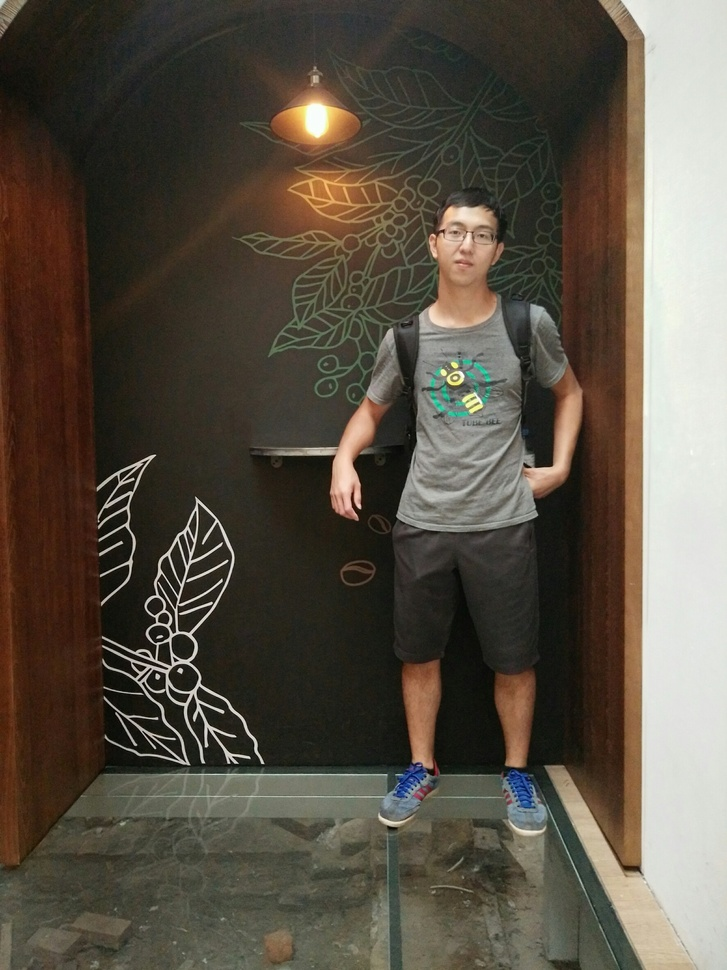
//> input picture hw3_Adaptive_Median_Filter/ori_img.jpg, 727 x 970 px, shrunk from 1773 x 2364 before the run
$ ./hw3   (built with g++ and OpenCV 4)
//> lines starting //> are read from the running program, lines starting //| are printed output that depends on the picture
#include <opencv2/opencv.hpp>
#include <random>
#include <ctime>
#include <iostream>
#include <algorithm>  // sort() 函式

using namespace std;
using namespace cv;

int main()
{
	//以灰階讀入圖片
	IplImage *img = cvLoadImage("ori_img.jpg", CV_LOAD_IMAGE_GRAYSCALE);
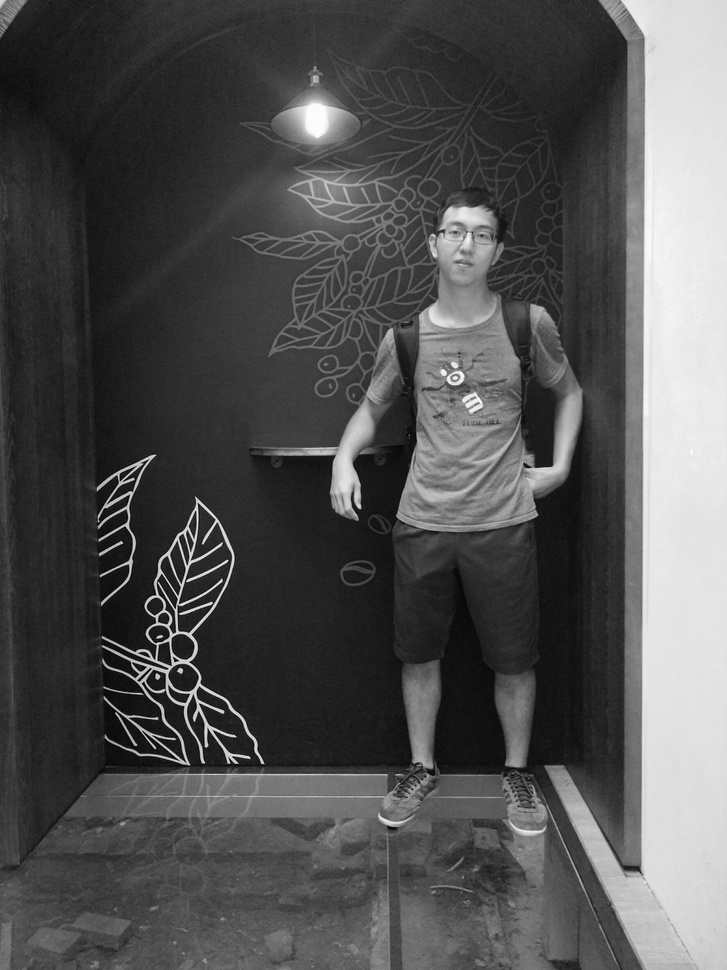
//> img: 970 rows x 727 cols, CV_8UC1; min 0, max 255, mean 82.1
	int height = cvGetDimSize(img, 0);
//> height = 970
	int width = cvGetDimSize(img, 1);
//> width = 727
	int pixel;

	cvSaveImage("img_gray.jpg", img);

	//製作雜訊圖
	IplImage *img_noise;
	CvSize img_noise_size = cvSize(width, height);
//> img_noise_size = Size(727, 970)
	img_noise = cvCreateImage(img_noise_size, IPL_DEPTH_8U, 1);
//> img_noise: 970 rows x 727 cols, CV_8UC1; every value is 0

	// 亂數產生器
	default_random_engine generator(time(NULL));
	// 亂數的機率分布
	uniform_real_distribution<float> unif(0.0, 1.0);

	//開始撒雜訊
	for (int y = 0; y<height; y++)
	{
		for (int x = 0; x<width; x++)
		{
			// 產生亂數
			float random_num = unif(generator);

			pixel = cvGet2D(img, y, x).val[0];

			if (random_num >0 && random_num <0.25) {
				//介於0~0.25  	像素值 = 0
				pixel = 0;
				cvSet2D(img_noise, y, x, CV_RGB(0, 0, pixel));
			}
			else if (random_num>0.25 && random_num<0.5) {

				//介於0.25~0.5  像素值 = 255
				pixel = 255;
				cvSet2D(img_noise, y, x, CV_RGB(0, 0, pixel));
			}
			else
				//介於0.5~1   	像素值保持不變
				cvSet2D(img_noise, y, x, CV_RGB(0, 0, pixel));

		}
	}

	cvSaveImage("img_noise.jpg", img_noise);
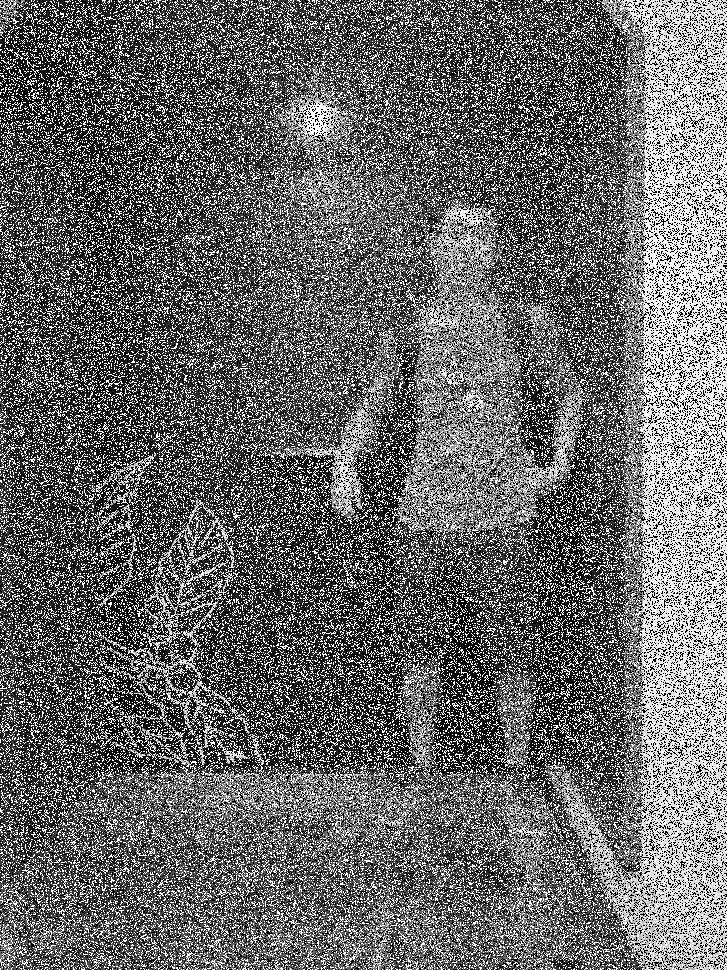
//> saved as img_noise.jpg: 970 rows x 727 cols, CV_8UC1; min 0, max 255, mean 104.8

	//去雜訊圖(Median Filter)
	IplImage *img_denoise_med;
	CvSize img_denoise_med_size = cvSize(width, height);
//> img_denoise_med_size = Size(727, 970)
	img_denoise_med = cvCreateImage(img_denoise_med_size, IPL_DEPTH_8U, 1);

	int mask[49] , med; //mask size is 7x7
	int temp = 0;
	int m, n;
	for (m = 3; m < height - 3; m++)	//起始要從 (3,3) 開始 ，止於 (m-3,n-3)， 因為 mask = 7 x 7 ，才不會超過座標平面的範圍
	{
		for (n = 3; n < width - 3; n++)
		{

			for (int a = -3; a <= 3; a++)
			{
				for (int b = -3; b <= 3; b++)
				{
					mask[temp] = cvGet2D(img_noise, m + a, n + b).val[0];  //把 img_noise 裡 3x3 windoow 讀入 mask_3
					temp++;
					if (a == 3 && b == 3)
						temp = 0;
				}
			}

			sort(mask, mask + 49); //sort( array_begin , array_end ): 由小到大排序

			med = mask[25]; 	// 中位數

			cvSet2D(img_denoise_med, m, n, CV_RGB(0, 0, med));  //med 當此位置的 pixel
		}
	}

	cvSaveImage("Denoise_med.jpg", img_denoise_med);
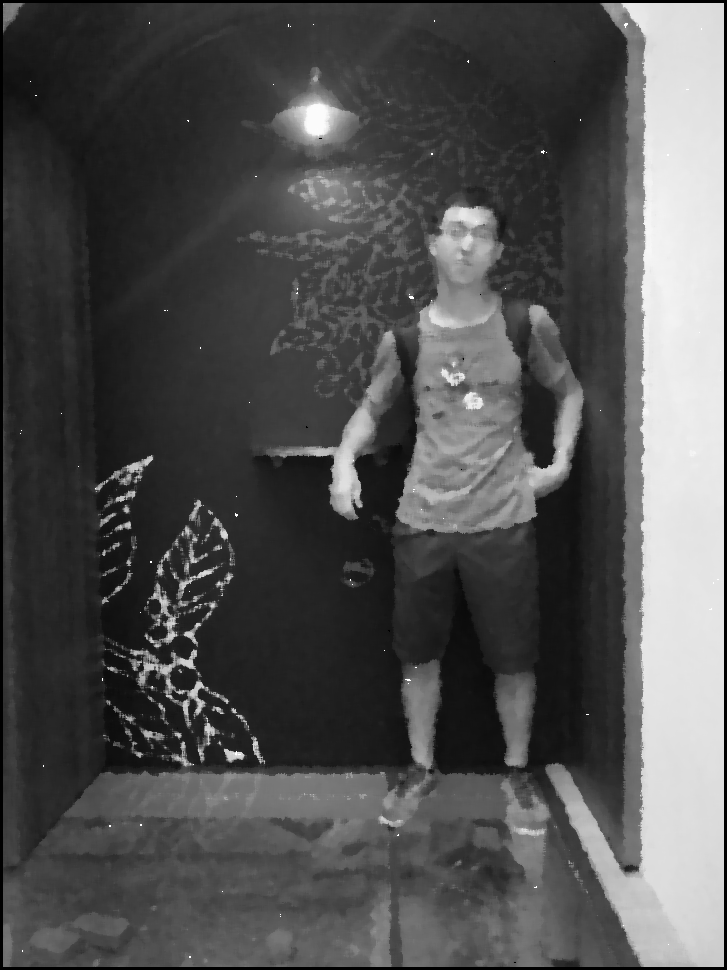
//> saved as Denoise_med.jpg: 970 rows x 727 cols, CV_8UC1; min 0, max 255, mean 80.6

	//去雜訊圖(Adaptive Median Filter)
	IplImage *img_denoise;
	CvSize img_denoise_size = cvSize(width, height);
//> img_denoise_size = Size(727, 970)
	img_denoise = cvCreateImage(img_denoise_size, IPL_DEPTH_8U, 1);

	//Adaptive Median Filter
	int mask_3[9], mask_5[25], mask_7[49]; // S_max = 7 x 7
	int z_med, z_min, z_max, z_xy;
	int A1, A2, B1, B2;
	int y, x;
	int temp1 = 0, temp2 = 0, temp3 = 0;

	for (y = 3; y < height - 3; y++)	//起始要從 (3,3) 開始 ，止於 (x-3,y-3)， 因為如果 mask 變成 7 x 7 ，才不會超過座標平面的範圍
	{
		for (x = 3; x < width - 3; x++)
		{
			z_xy = cvGet2D(img_noise, y, x).val[0]; // z_xy = img_noise 的像素值

			for (int a = -1; a <= 1; a++)      // -1 -1  1
			{									// -1  0  1
				for (int b = -1; b <= 1; b++)	// -1  1  1
				{
					mask_3[temp1] = cvGet2D(img_noise, y + a, x + b).val[0];  //把 img_noise 裡 3x3 windoow 讀入 mask_3
					temp1++;

					if (a == 1 && b == 1)
					{
						temp1 = 0;
					}

				}
			}

			sort(mask_3, mask_3 + 9); //sort( array_begin , array_end ): 由小到大排序

			z_min = mask_3[0];  // 第一個最小
			z_med = mask_3[5]; 	// 中位數
			z_max = mask_3[8];	// 最後一個最大

			A1 = z_med - z_min;
			A2 = z_med - z_max;

			if (A1 > 0 && A2 < 0) {

				//level B

				B1 = z_xy - z_min;
				B2 = z_xy - z_max;

				if (B1 > 0 && B2 < 0)
					cvSet2D(img_denoise, y, x, CV_RGB(0, 0, z_xy));  //z_xy is not noise
				else
					cvSet2D(img_denoise, y, x, CV_RGB(0, 0, z_med));	//z_xy is noise
			}
			else {
				//Increase the window size	5x5

				for (int a = -2; a <= 2; a++)
				{
					for (int b = -2; b <= 2; b++)
					{
						mask_5[temp2] = cvGet2D(img_noise, y + a, x + b).val[0];
						temp2++;

						if (a == 2 && b == 2)
						{
							temp2 = 0;
						}

					}
				}


				sort(mask_5, mask_5 + 25);

				z_min = mask_5[0];
				z_med = mask_5[13];
				z_max = mask_5[24];

				A1 = z_med - z_min;
				A2 = z_med - z_max;

				if (A1 > 0 && A2 < 0) {

					//level B

					B1 = z_xy - z_min;
					B2 = z_xy - z_max;

					if (B1 >0 && B2 < 0)
						cvSet2D(img_denoise, y, x, CV_RGB(0, 0, z_xy));
					else
						cvSet2D(img_denoise, y, x, CV_RGB(0, 0, z_med));
				}
				else {
					//Increase the window size	7x7

					for (int a = -3; a <= 3; a++)
					{
						for (int b = -3; b <= 3; b++)
						{
							mask_7[temp3] = cvGet2D(img_noise, y + a, x + b).val[0];
							temp3++;

							if (a == 3 && b == 3)
							{
								temp3 = 0;
							}
						}
					}

					sort(mask_7, mask_7 + 49);

					z_min = mask_7[0];
					z_med = mask_7[25];
					z_max = mask_7[48];

					A1 = z_med - z_min;
					A2 = z_med - z_max;

					if (A1 > 0 && A2 < 0) {

						//level B

						B1 = z_xy - z_min;
						B2 = z_xy - z_max;

						if (B1 > 0 && B2 < 0)
							cvSet2D(img_denoise, y, x, CV_RGB(0, 0, z_xy));
						else
							cvSet2D(img_denoise, y, x, CV_RGB(0, 0, z_med));

					}
					else {
						cvSet2D(img_denoise, y, x, CV_RGB(0, 0, z_med));
					}
				}
			}
		}
	}

	cvSaveImage("Denoise_adaptive.jpg", img_denoise);
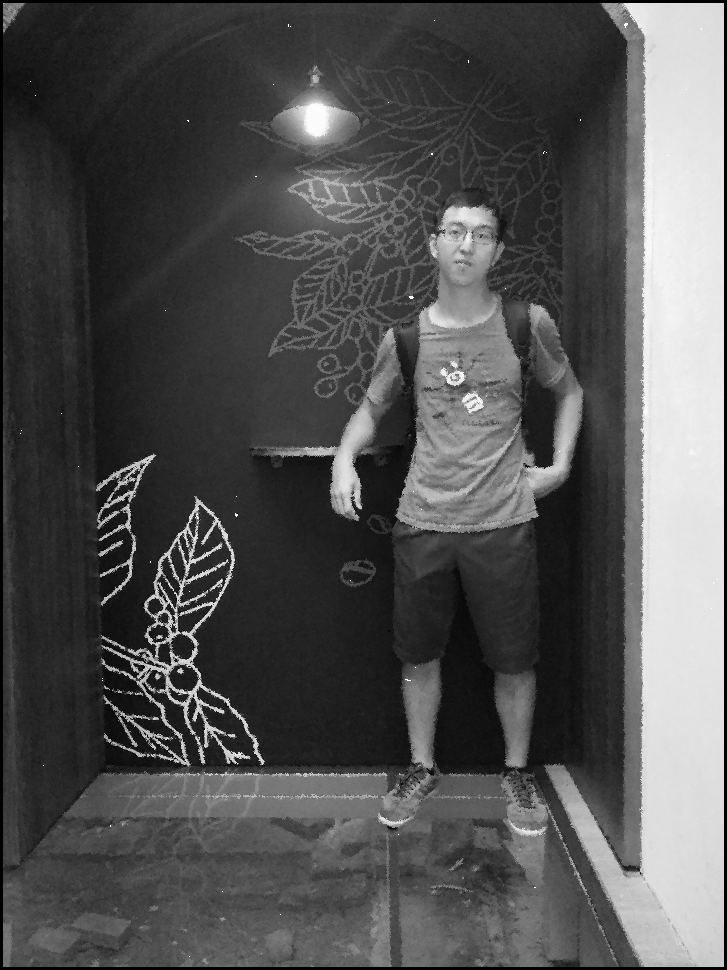
//> saved as Denoise_adaptive.jpg: 970 rows x 727 cols, CV_8UC1; min 0, max 255, mean 81.8
	waitKey(0);
	return 0;

}
